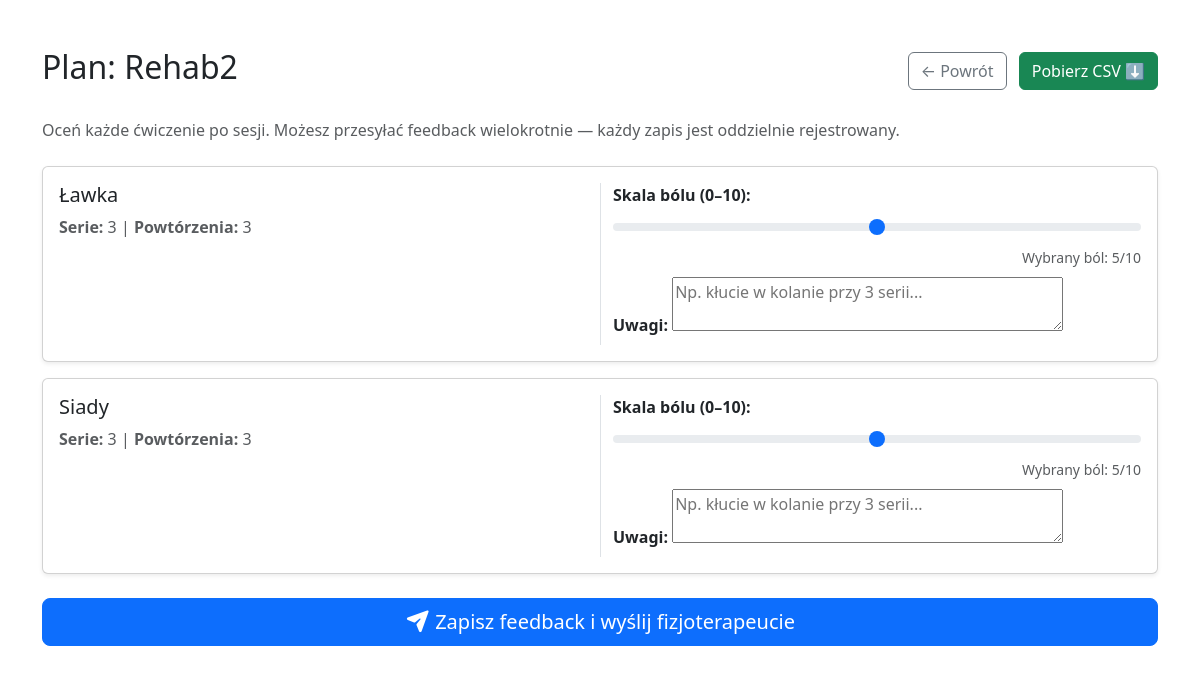
/plan/3/ (signed in), run on the app's committed database.
### fizjoapp/models.py (models this page shows, shortened)
class PlanTreningowy(models.Model):
    fizjoterapeuta = models.ForeignKey('Fizjoterapeuta', on_delete=models.CASCADE, related_name='plany')
    pacjent = models.ForeignKey('Pacjent', on_delete=models.CASCADE, related_name='plany')
    nazwa = models.CharField(max_length=200)
    data_utworzenia = models.DateTimeField(auto_now_add=True)

class Cwiczenie(models.Model):
    plan = models.ForeignKey(PlanTreningowy, on_delete=models.CASCADE, related_name='cwiczenia')
    nazwa_cwiczenia = models.CharField(max_length=255)
    serie = models.IntegerField(default=3)
    powtórzenia = models.CharField(max_length=50)

### fizjoapp/views.py (the view)
# urls.py: path('plan/<int:plan_id>/', views.szczegoly_planu, name='szczegoly_planu'),
@login_required
def szczegoly_planu(request, plan_id):
    if not hasattr(request.user, 'pacjent'):
        return render(request, '403.html', status=403)
    pacjent = request.user.pacjent
    plan = get_object_or_404(PlanTreningowy, id=plan_id, pacjent=pacjent)
    cwiczenia = list(plan.cwiczenia.all())
    OcenaFormSet = modelformset_factory(
        OcenaCwiczenia,
        form=OcenaCwiczeniaForm,
        extra=len(cwiczenia)
    )
    if request.method == 'POST':
        formset = OcenaFormSet(request.POST, queryset=OcenaCwiczenia.objects.none())
        if formset.is_valid():
            for i, form in enumerate(formset.forms):
                if form.has_changed() and i < len(cwiczenia):
                    ocena = form.save(commit=False)
                    ocena.cwiczenie = cwiczenia[i]
                    ocena.pacjent = pacjent
                    ocena.save()
            return redirect('dashboard_sukces')
    else:
        formset = OcenaFormSet(queryset=OcenaCwiczenia.objects.none())
    ostatnie_oceny = {}
    for c in cwiczenia:
        ostatnia = c.oceny.filter(pacjent=pacjent).first()  # ordered by -data_oceny
        if ostatnia:
            ostatnie_oceny[c.id] = ostatnia
    zestaw = list(zip(cwiczenia, formset.forms))
    return render(request, 'szczegoly_planu.html', {
        'plan': plan,
        'zestaw': zestaw,
        'formset': formset,
        'ostatnie_oceny': ostatnie_oceny,
    })

### fizjoapp/templates/szczegoly_planu.html (shortened to what this page needs)
{% load static %}
<!doctype html>
<html lang="pl">
  <head>
    <link rel="stylesheet" href="{% static 'css/bootstrap.min.css' %}" />
    <link rel="stylesheet" href="{% static 'css/all.min.css' %}" />
  </head>
  <body>
    <div class="container mt-5">
      <div class="d-flex justify-content-between align-items-center mb-4">
        <h2>Plan: {{ plan.nazwa }}</h2>
        <div>
          <a
            href="{% url 'plany_treningowe' %}"
            class="btn btn-outline-secondary me-2"
            >← Powrót</a
          >
          <a
            href="{% url 'eksportuj_plan_csv' plan.id %}"
            class="btn btn-success"
            >Pobierz CSV ⬇️</a
          >
        </div>
      </div>
      <p class="text-muted mb-4">
        Oceń każde ćwiczenie po sesji. Możesz przesyłać feedback wielokrotnie —
        każdy zapis jest oddzielnie rejestrowany.
      </p>
      <form method="POST">
        {% for cwiczenie, form in zestaw %}
        <div class="card mb-3 p-3 shadow-sm">
          <div class="row">
            <div class="col-md-6">
              <h5>{{ cwiczenie.nazwa_cwiczenia }}</h5>
              <p class="mb-1 text-muted">
                <strong>Serie:</strong> {{ cwiczenie.serie }} |
                <strong>Powtórzenia:</strong> {{ cwiczenie.powtórzenia }}
              </p>
            </div>
            <div class="col-md-6 border-start">
              <div class="form-group">
                <label class="form-label"
                  ><strong>Skala bólu (0–10):</strong></label
                >
                {{ form.skala_bolu }}
                <div class="text-end">
                  <small class="text-muted"
                    >Wybrany ból: <span class="range-val">5</span>/10</small
                  >
                </div>
              </div>
              <div class="form-group mt-2">
                <label class="form-label"><strong>Uwagi:</strong></label>
                {{ form.uwagi }}
              </div>
            </div>
          </div>
        </div>
        {% endfor %}
        <div class="mt-4 mb-5">
          <button type="submit" class="btn btn-primary btn-lg w-100">
            <i class="fas fa-paper-plane"></i> Zapisz feedback i wyślij
            fizjoterapeucie
          </button>
        </div>
      </form>
    </div>
  </body>
</html>

### data on the page
PlanTreningowy: nazwa "Rehab2"
Cwiczenie: nazwa_cwiczenia "Ławka", serie "3", powtórzenia "3"
Cwiczenie: nazwa_cwiczenia "Siady", serie "3", powtórzenia "3"
